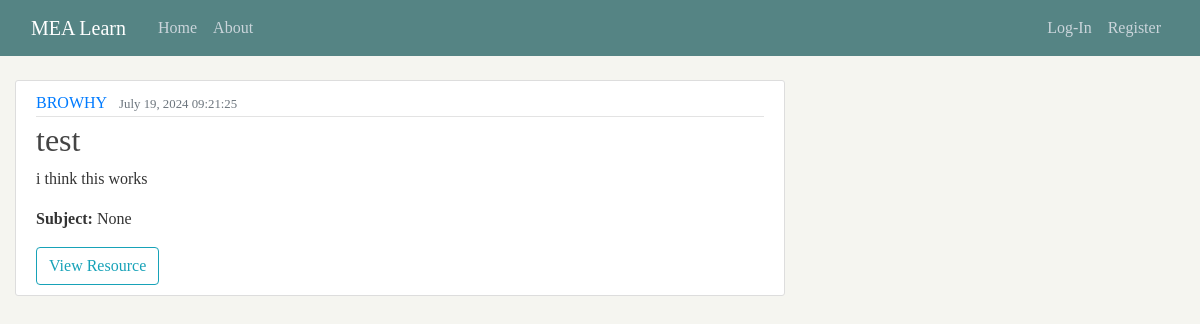
The app's page /resource/2/ with its own data.
### blog/models.py (models this page shows, shortened)
class Resource(models.Model):
    SUBJECT_CHOICES = [
        ('MATH 31.1', 'MATH 31.1'),
        ('LAS 21', 'LAS 21'),
        ('MATH 31.2', 'MATH 31.2'),
        ('DECSC 22', 'DECSC 22'),
        ('ITMGT 25.03', 'ITMGT 25.03'),
        ('MATH 31.3', 'MATH 31.3'),
        ('ACCT 115', 'ACCT 115'),
        ('LLAW 113', 'LLAW 113'),
        ('MATH 70.1', 'MATH 70.1'),
        ('ECON 110', 'ECON 110'),
        ('ACCT 125', 'ACCT 125'),
        ('LLAW 115', 'LLAW 115'),
        ('MATH 61.2', 'MATH 61.2'),
        ('DECSC 25', 'DECSC 25'),
        ('ECON 121', 'ECON 121'),
        ('FINN 115', 'FINN 115'),
        ('QUANT 121', 'QUANT 121'),
        ('QUANT 162', 'QUANT 162'),
        ('LAS 111', 'LAS 111'),
        ('MKTG 111', 'MKTG 111'),
        ('QUANT 163', 'QUANT 163'),
        ('LAS 123', 'LAS 123'),
        ('QUANT 192', 'QUANT 192'),
        ('LAS 120', 'LAS 120'),
        ('LAS 140', 'LAS 140'),
        ('OPMAN 125', 'OPMAN 125'),
        ('QUANT 164', 'QUANT 164'),
        ('QUANT 199', 'QUANT 199'),
        ('LAS 197.10', 'LAS 197.10'),
    ]
    title = models.CharField(max_length=150)
    description = models.TextField()
    subject = models.CharField(max_length=100, choices=SUBJECT_CHOICES, default='None')
    date_uploaded = models.DateTimeField(default=timezone.now)
    file = models.FileField(upload_to='resource_files')
    author = models.ForeignKey(User, on_delete=models.CASCADE)

### blog/views.py (the view)
# urls.py: path('resource/<int:pk>/', ResourceDetailView.as_view(), name='resource-detail'),
class ResourceDetailView(DetailView):
    model = Resource

### blog/templates/blog/resource_detail.html (shortened to what this page needs)
{% extends "blog/base.html" %}
{% block content %}
  <article class="media content-section">
    <div class="media-body">
      <div class="article-metadata">
        <a class="mr-2" href="{% url 'user-resources' object.author.username %}">{{ object.author }}</a>
        {% if object.date_uploaded %}
          <small class="text-muted">{{ object.date_uploaded|date:"F d, Y H:i:s" }}</small>
        {% endif %}
      </div>
      <h2 class="article-title">{{ object.title }}</h2>
      {% if object.description %}
        <p class="article-content">{{ object.description }}</p>
      {% endif %}
      {% if object.subject %}
        <p class="resource-class"><strong>Subject:</strong> {{ object.subject }}</p>
      {% else %}
        <p class="resource-class"><strong>Subject:</strong> Not specified</p>
      {% endif %}
      <div class="file-container">
        {% if object.file %}
          <a href="{{ object.file.url }}" target="_blank" class="btn btn-outline-info">View Resource</a>
        {% else %}
          <p>No file uploaded.</p>
        {% endif %}
      </div>
    </div>
  </article>
{% endblock content %}

### blog/static/blog/main.css (style rules this page uses)
body { font-family: 'Times New Roman', serif !important; background: #F5F5F0; color: #333333; margin: 0; padding: 0; box-sizing: border-box; margin-top: 5rem; }
h1, h2, h3, h4, h5, h6 { color: #444444; }
.content-section { background: #ffffff; padding: 10px 20px; border: 1px solid #dddddd; border-radius: 3px; margin-bottom: 20px; }
.article-title { color: #444444; }
.article-content { white-space: pre-line; }
.article-metadata { padding-bottom: 1px; margin-bottom: 4px; border-bottom: 1px solid #e3e3e3; }

### blog/templates/blog/base.html (style rules this page uses)
body { font-family: 'Karla', sans-serif; }

### records on screen
Resource: author "BROWHY", date_uploaded "July 19, 2024 09:21:25", title "test", description "i think this works", subject "None"
